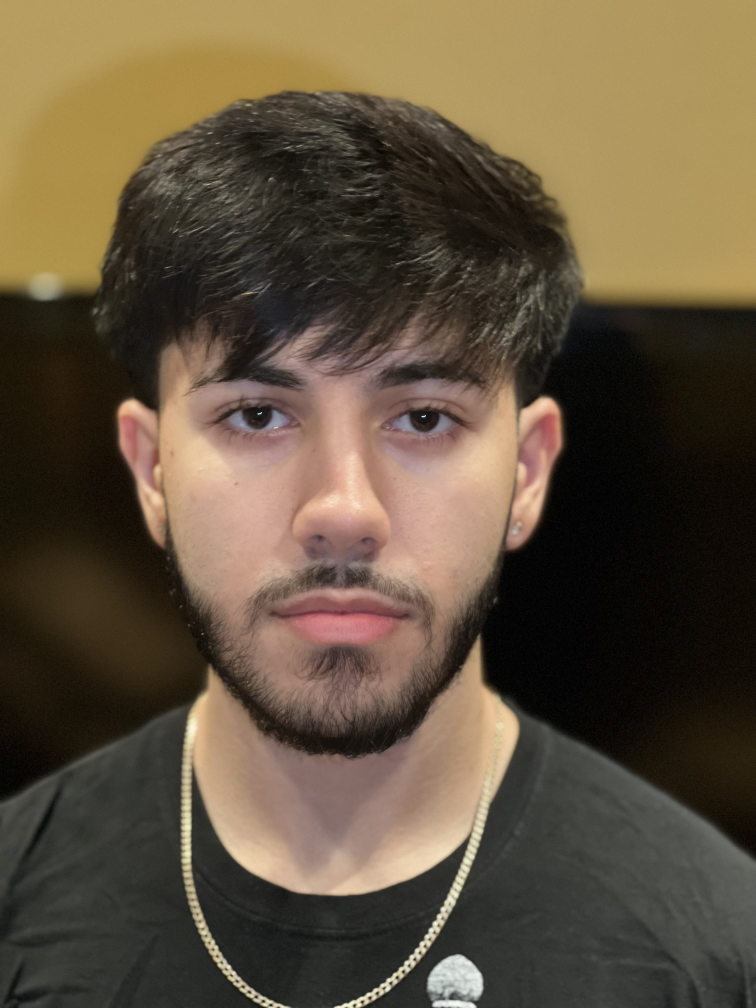
#> input picture Fall_2023/Project1/Part2/Project 1 Part 2 Download Sep 29, 2023 943 AM/257040-1939611 - Jason Caccamo - Sep 25, 2023 908 PM/Caccamo_Jason/Portrait.jpg, 3024 x 4032 px (shown at 1/4 size)
$ jupyter execute Project1_Part2.ipynb
#> lines starting #> are read from the running program, lines starting #| are printed output that depends on the picture; after the words box and inside, x2 and y2 are one past the last pixel; in counts of white or black regions, pixels touching at a corner belong together
### Image Pipeline

<ol>
    <li> Take a picture of your face or have a friend do it.</li>
    <li> Import the image into Jupyter Notebook. </li>
    <li> Analyze the image. </li>
    <li> Create an RGB histogram of the whole image. </li>
    <li> Modify your image with brightness and contrast so it fits the complete tonal range. </li>
    <li> Create a mask of your face. </li>
    <li> Use the mask to create a HSV histogram. </li>
    <li> Analyze the histogram for skin tone ranges. </li>
    <li> Use the HSV ranges to create a mask of skin tones. </li>
    <li> Apply the mask to the image and segment out your skin/face. </li>
<ol>

[cell 1]
import cv2
import numpy as np
import matplotlib.pyplot as plt

# Import the image
img = cv2.imread("Portrait.jpg", 1) # 0 for grayscale, 1 for color, -1 for color with an alpha channel
#> img is the input picture: shape (4032, 3024, 3); mean B, G, R 62.2, 81.9, 96

# Convert from BGR to RGB
img = cv2.cvtColor(img, cv2.COLOR_BGR2RGB)

# Display the image
plt.imshow(img)

[cell 2]
# Create an RGB histogram of the whole image
# First plot for the red channel
hist = cv2.calcHist([img], [0], None, [256], [0, 255])
#> hist = 256 values, max 271583 at index 177, min 0 at index 255, mean 47628
plt.plot(hist, color = 'red')
plt.xlim([0, 256])

# Second plot for the green channel
hist = cv2.calcHist([img], [1], None, [256], [0, 255])
#> hist = 256 values, max 281100 at index 153, min 0 at index 255, mean 47627.9
plt.plot(hist, color = 'green')
plt.xlim([0, 256])

# Third plot the the blue channel
hist = cv2.calcHist([img], [2], None, [256], [0, 255])
#> hist = 256 values, max 271630 at index 96, min 0 at index 255, mean 47627.8
plt.plot(hist, color = 'blue')
plt.xlim([0, 256])

# Add a legend
plt.legend(('red','green','blue'), loc = 'upper left')

# Plot the histogram
plt.show()
#> figure, not shown here; curve peaks at x = 177, y = 271583; curve peaks at x = 153, y = 281100; curve peaks at x = 96, y = 271630

[cell 3]
# Brightness and contrast function
# Output = alpha * input + beta

def adjust_brightness_contrast(image_array, alpha, beta):
    # Convert to floating point to avoid overflow and underflow
#> called with alpha = 0.5, beta = 40
    temp = image_array.astype('float32')

    # Adjust contrast
    temp *= alpha
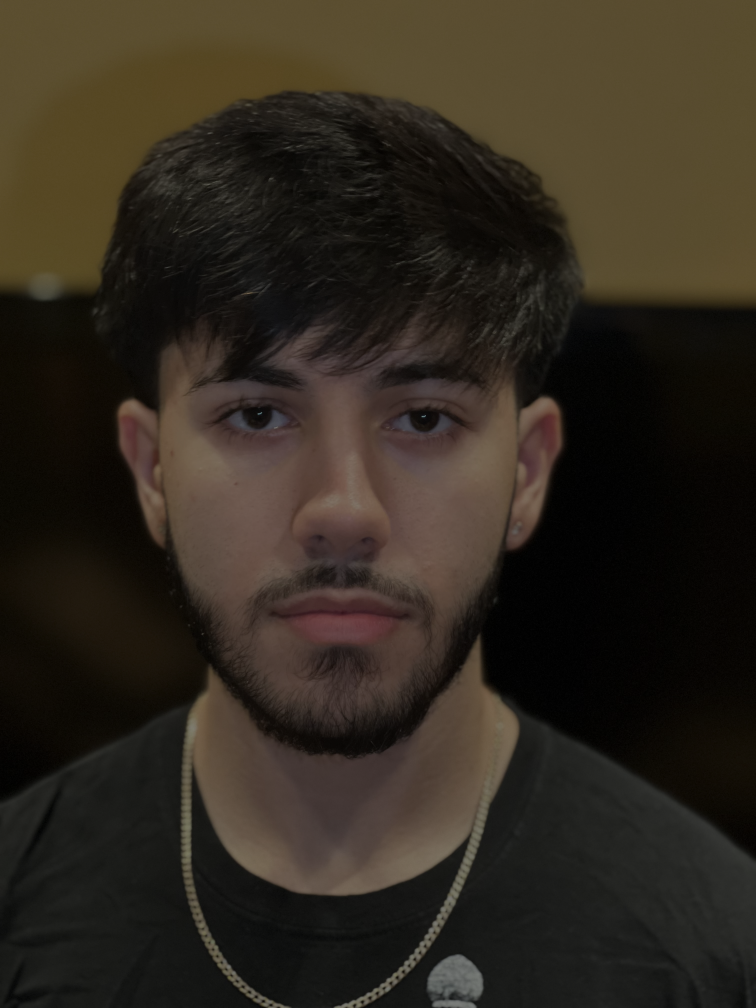
#> temp: shape (4032, 3024, 3) float32 (shown at 1/4 size); mean R, G, B 45.5, 41.3, 31.6

    # Adjust brightness
    temp += beta

    # Clip values to be in the range [0, 255]
    temp = np.clip(temp, 0, 255)

    return temp.astype('uint8')
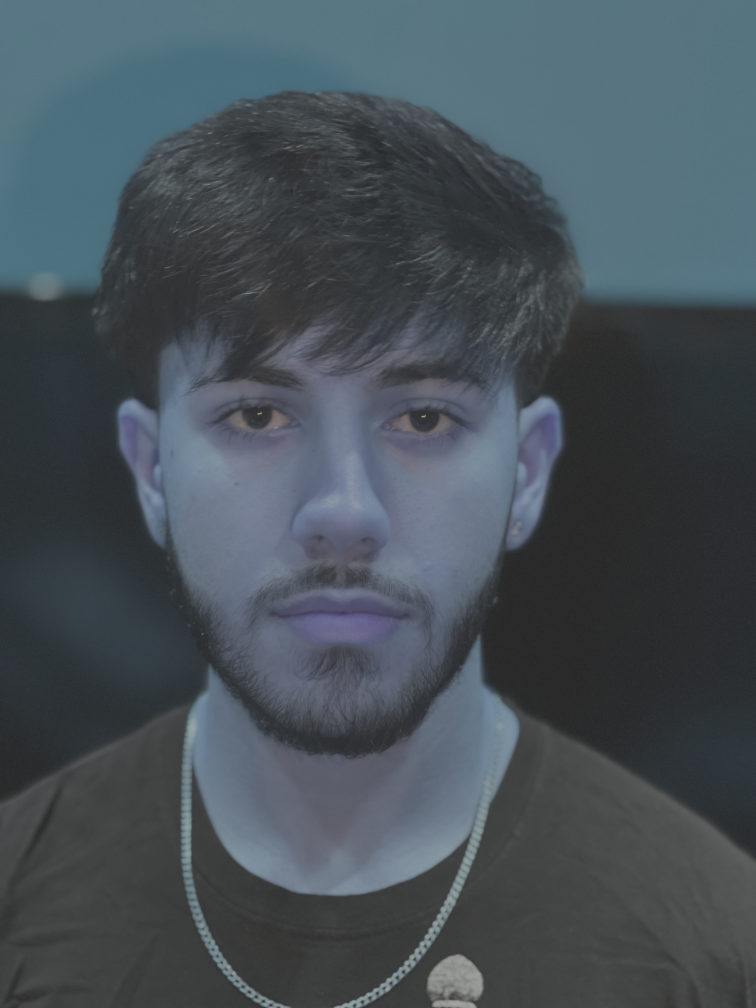
#> returned value: shape (4032, 3024, 3) (shown at 1/4 size); mean of channels 0, 1, 2 87.7, 80.7, 70.9; drawn as B, G, R

# Adjust the image with brightness and contrast to fit the complete tonal range
adjusted_img = adjust_brightness_contrast(img, .5, 40)

[cell 4]
# Rectangle OpenCv function
# cv2.rectangle(img, top_left, bottom_right, rect_color, thickness)

# Top left corner of the rectangle
top_left = (450, 1225) # change values depending on the picture

# Bottom right corner of the rectangle
bottom_right = (2250, 3025) # change values depending on the picture

# Color
rect_color = (255, 0, 0)

# Thickness
thickness = 50

# Rectangle function
img_rect = cv2.rectangle(img, top_left, bottom_right, rect_color, thickness)

# Plot the image
plt.imshow(img_rect)

[cell 5]
# Circle OpenCv function
# cv2.circle(img, center_circle, radius, circle_color, thickness)

# Center of the circle
center_circle = (1350, 2125) # change values depending on the picture

# Radius of the circle
radius = 850 # change value depending on the picture

# Color
circle_color = (0, 0, 255)

# Circle function
img_circle = cv2.circle(img, center_circle, radius, circle_color, thickness)

# Plot the image
plt.imshow(img_circle)

[cell 6]
# Import the image again
img = cv2.imread("Portrait.jpg", 1) # 0 for grayscale, 1 for color, -1 for color with an alpha channel

# Convert from BGR to RGB
img = cv2.cvtColor(img, cv2.COLOR_BGR2RGB)

img_cropped = img[1225:3025, 450:2250]
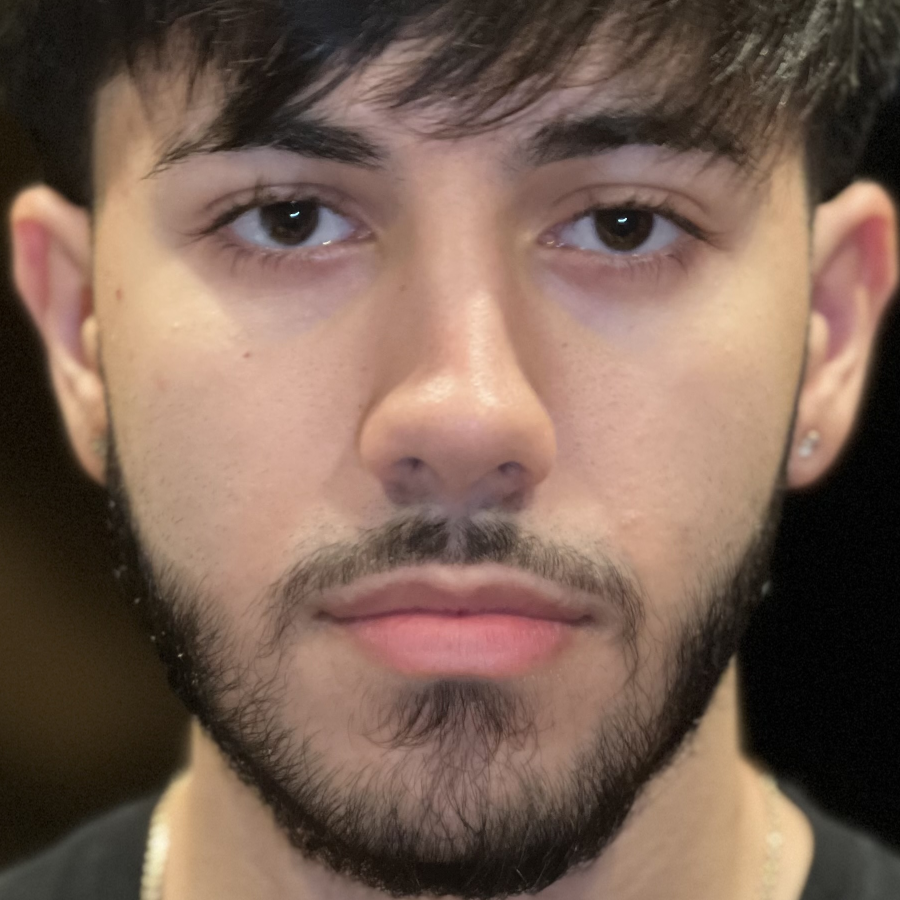
#> img_cropped: shape (1800, 1800, 3) (shown at 1/2 size); mean R, G, B 121.5, 96.9, 83.5

# Display the cropped image
plt.imshow(img_cropped)

[cell 7]
# Create a HSV histogram of the cropped image
img_cropped = cv2.cvtColor(img_cropped, cv2.COLOR_RGB2HSV)
#> img_cropped: shape (1800, 1800, 3); mean H, S, V 17.2, 80.9, 121.5

# Hue
hist = cv2.calcHist([img_cropped],[0],None,[256],[0,255])
#> hist = 256 values, max 292243 at index 11, min 0 at index 29, mean 12656.2
# Add the histogram to the plot
plt.plot(hist, color='red')
# Limit the plot range on the x-axis to 256 values
plt.xlim([0,255])

# Saturation
hist = cv2.calcHist([img_cropped],[1],None,[256],[0,255])
#> hist = 256 values, max 160471 at index 0, min 0 at index 1, mean 12625.2
# Add the histogram to the plot
plt.plot(hist, color='green')
# Limit the plot range on the x-axis to 256 values
plt.xlim([0,255])

# Value
hist = cv2.calcHist([img_cropped],[2],None,[256],[0,255])
#> hist = 256 values, max 25498 at index 3, min 0 at index 255, mean 12656
# Add the histogram to the plot
plt.plot(hist, color='blue')
# Limit the plot range on the x-axis to 256 values
plt.xlim([0,255])

# Add a legend
plt.legend(('hue','saturation','value'), loc = 'upper left')

# Plot the histogram
plt.show()
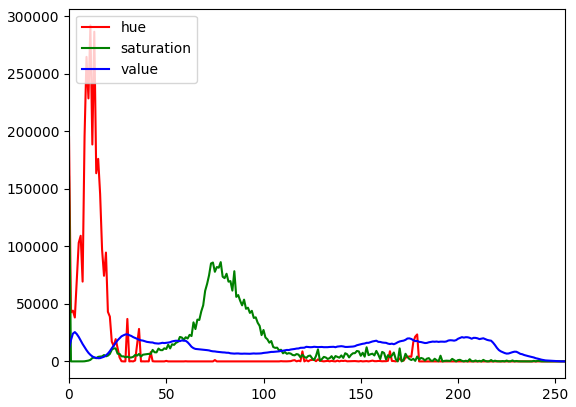
#> figure drawn by matplotlib, 1 panel; curve peaks at x = 11, y = 292243; curve peaks at x = 0, y = 160471; curve peaks at x = 3, y = 25498

[cell 8]
# Create two 1D arrays: for minimum hsv values and maximum hsv values
min_hsv = np.uint8([0, 40, 125])
max_hsv = np.uint8([20, 100, 255])

# Use the inRange function to make a mask using the cropped image and the two 1D arrays
mask = cv2.inRange(img_cropped, min_hsv, max_hsv)
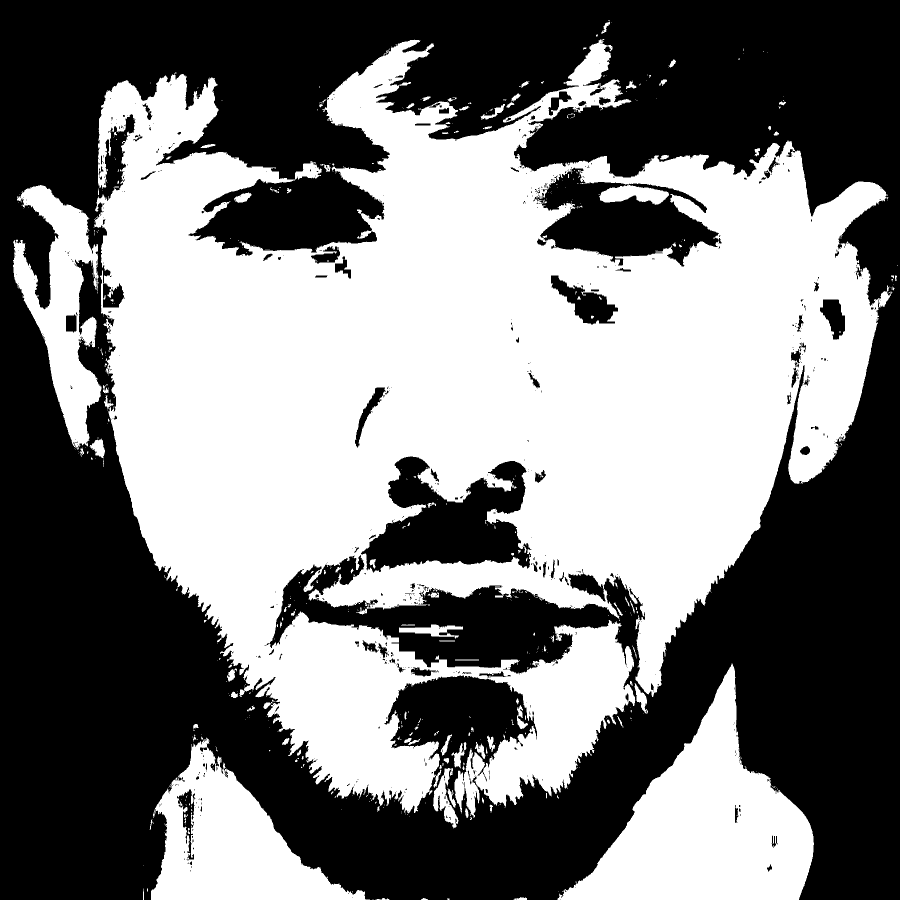
#> mask: shape (1800, 1800) (shown at 1/2 size); 48.3% white; 641 white regions (520 under 20 px), largest, box (x1, y1, x2, y2) and area: (188, 78, 1785, 1636) 1333085, (1115, 1327, 1628, 1800) 109540, (302, 1475, 740, 1800) 64158

[cell 9]
# The bitwise AND operator ( & ) compares each bit of the first operand to the corresponding bit of the second operand.
# If both bits are 1, the corresponding result bit is set to 1. Otherwise, the corresponding result bit is set to 0.
# First image to compare. Second image to compare. Mask to use.
img_masked = cv2.bitwise_and(img_cropped, img_cropped, mask = mask)
#> img_masked: shape (1800, 1800, 3); mean H, S, V 4.9, 37.9, 87.7

# Convert back to RGB from HSV
img_masked = cv2.cvtColor(img_masked, cv2.COLOR_HSV2RGB)
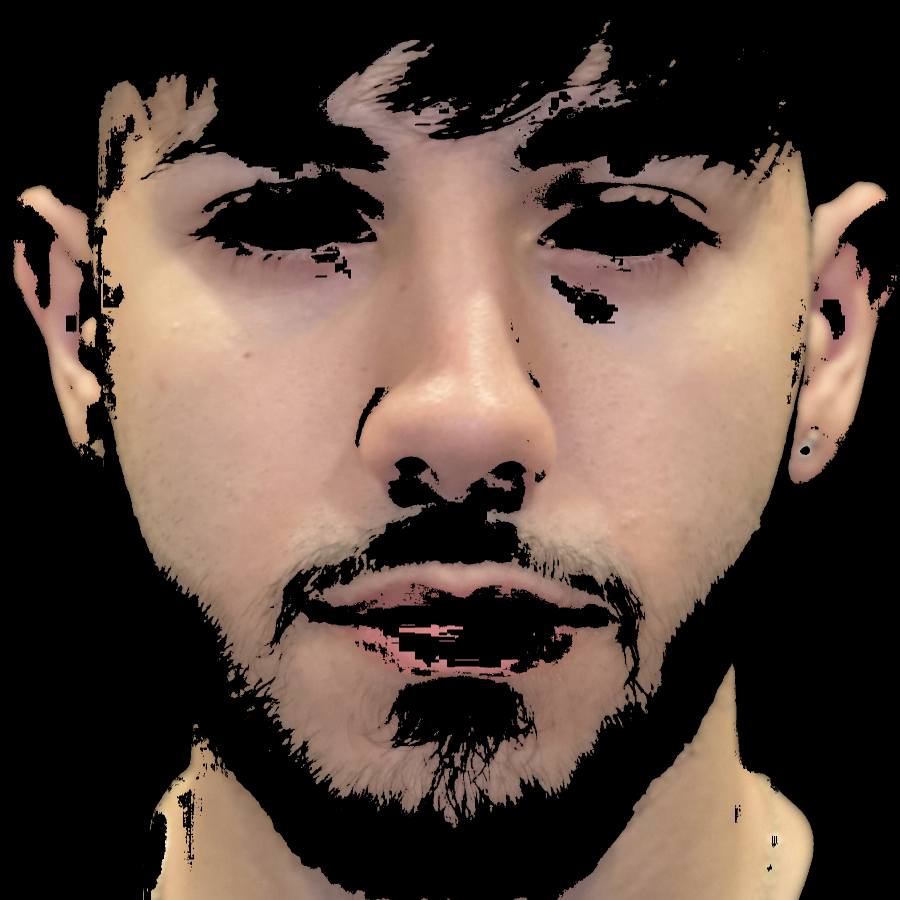
#> img_masked: shape (1800, 1800, 3) (shown at 1/2 size); mean R, G, B 87.7, 69.9, 60.4

# Plot the masked image
plt.imshow(img_masked)
